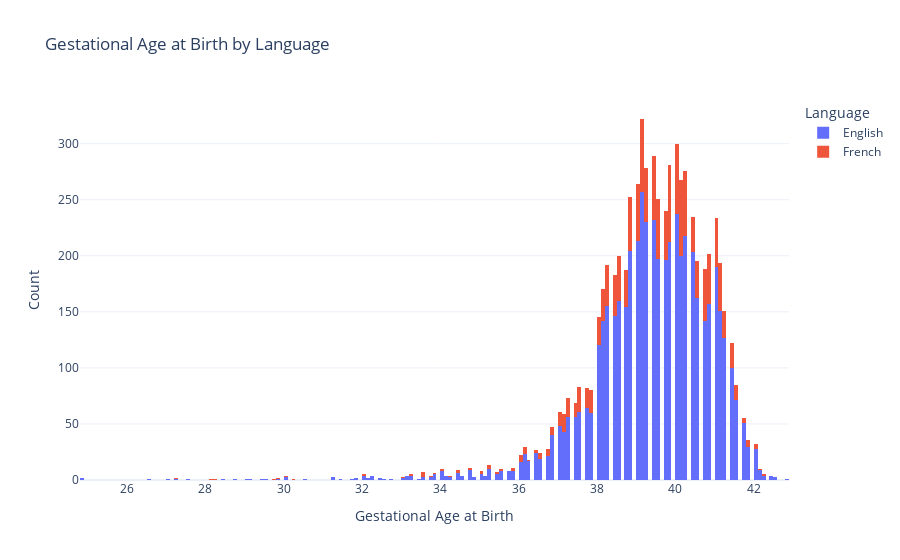

Source (notebook cell):
### Code cell
#Stacked histogram of the Gestational Age at Birth by Language
fig = px.histogram(
    df,
    x='Gestational_Age_At_Birth',
    color='Language',
    barmode='stack',
    title='Gestational Age at Birth by Language'
)
fig.update_layout(
    xaxis_title='Gestational Age at Birth',
    yaxis_title='Count'
)
fig.show()

### Figure 1 — Plotly figure (JSON) as saved in the notebook; plotly's stock layout.template omitted (floating-point values rounded to 4 significant figures; data arrays with more than 128 entries replaced by an {"elided": "..."} marker saying what was removed)
{"data": [{"bingroup": "x", "hovertemplate": "Language=English<br>Gestational_Age_At_Birth=%{x}<br>count=%{y}<extra></extra>", "legendgroup": "English", "marker": {"color": "#636efa", "pattern": {"shape": ""}}, "name": "English", "orientation": "v", "showlegend": true, "type": "histogram", "x": {"elided": "8155 float values"}, "xaxis": "x", "yaxis": "y"}, {"bingroup": "x", "hovertemplate": "Language=French<br>Gestational_Age_At_Birth=%{x}<br>count=%{y}<extra></extra>", "legendgroup": "French", "marker": {"color": "#EF553B", "pattern": {"shape": ""}}, "name": "French", "orientation": "v", "showlegend": true, "type": "histogram", "x": {"elided": "2617 float values"}, "xaxis": "x", "yaxis": "y"}], "layout": {"barmode": "stack", "legend": {"title": {"text": "Language"}, "tracegroupgap": 0}, "title": {"text": "Gestational Age at Birth by Language"}, "xaxis": {"anchor": "y", "domain": [0, 1], "title": {"text": "Gestational Age at Birth"}}, "yaxis": {"anchor": "x", "domain": [0, 1], "title": {"text": "Count"}}}}
